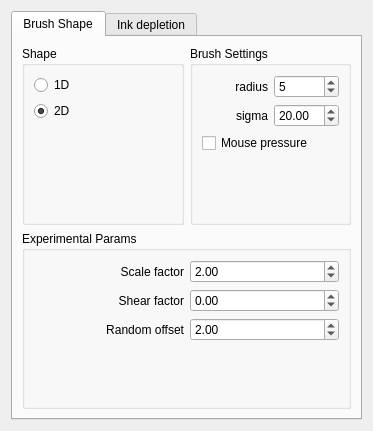
<?xml version="1.0" encoding="UTF-8"?>
<ui version="4.0">
 <class>WdgHairyeOptions</class>
 <widget class="QWidget" name="WdgHairyeOptions">
  <property name="geometry">
   <rect>
    <x>0</x>
    <y>0</y>
    <width>373</width>
    <height>431</height>
   </rect>
  </property>
  <property name="sizePolicy">
   <sizepolicy hsizetype="Preferred" vsizetype="Preferred">
    <horstretch>0</horstretch>
    <verstretch>0</verstretch>
   </sizepolicy>
  </property>
  <property name="minimumSize">
   <size>
    <width>0</width>
    <height>0</height>
   </size>
  </property>
  <layout class="QGridLayout" name="gridLayout_6">
   <item row="0" column="0">
    <widget class="QTabWidget" name="hairyTab">
     <property name="currentIndex">
      <number>0</number>
     </property>
     <widget class="QWidget" name="brushTab">
      <attribute name="title">
       <string>Brush Shape</string>
      </attribute>
      <layout class="QGridLayout" name="gridLayout_8">
       <item row="0" column="0">
        <layout class="QVBoxLayout" name="verticalLayout_2">
         <item>
          <layout class="QHBoxLayout" name="horizontalLayout">
           <item>
            <widget class="QGroupBox" name="shapeGroup">
             <property name="title">
              <string>Shape</string>
             </property>
             <layout class="QGridLayout" name="gridLayout_5">
              <item row="0" column="0">
               <widget class="QRadioButton" name="oneDimBrushBtn">
                <property name="text">
                 <string>1D</string>
                </property>
                <property name="checked">
                 <bool>false</bool>
                </property>
               </widget>
              </item>
              <item row="1" column="0">
               <widget class="QRadioButton" name="twoDimBrushBtn">
                <property name="text">
                 <string>2D</string>
                </property>
                <property name="checked">
                 <bool>true</bool>
                </property>
               </widget>
              </item>
              <item row="2" column="0">
               <spacer name="verticalSpacer_2">
                <property name="orientation">
                 <enum>Qt::Vertical</enum>
                </property>
                <property name="sizeHint" stdset="0">
                 <size>
                  <width>20</width>
                  <height>40</height>
                 </size>
                </property>
               </spacer>
              </item>
             </layout>
            </widget>
           </item>
           <item>
            <widget class="QGroupBox" name="brushGroup">
             <property name="sizePolicy">
              <sizepolicy hsizetype="Minimum" vsizetype="Minimum">
               <horstretch>0</horstretch>
               <verstretch>0</verstretch>
              </sizepolicy>
             </property>
             <property name="minimumSize">
              <size>
               <width>0</width>
               <height>165</height>
              </size>
             </property>
             <property name="title">
              <string>Brush Settings</string>
             </property>
             <layout class="QGridLayout" name="gridLayout_4">
              <item row="4" column="0">
               <spacer name="verticalSpacer_4">
                <property name="orientation">
                 <enum>Qt::Vertical</enum>
                </property>
                <property name="sizeHint" stdset="0">
                 <size>
                  <width>20</width>
                  <height>40</height>
                 </size>
                </property>
               </spacer>
              </item>
              <item row="0" column="1">
               <widget class="QSpinBox" name="radiusSpinBox">
                <property name="value">
                 <number>5</number>
                </property>
               </widget>
              </item>
              <item row="2" column="1">
               <widget class="QDoubleSpinBox" name="sigmaSpinBox">
                <property name="value">
                 <double>20.000000000000000</double>
                </property>
               </widget>
              </item>
              <item row="3" column="0" colspan="2">
               <widget class="QCheckBox" name="mousePressureCBox">
                <property name="text">
                 <string>Mouse pressure</string>
                </property>
                <property name="checked">
                 <bool>false</bool>
                </property>
               </widget>
              </item>
              <item row="0" column="0">
               <widget class="QLabel" name="radiusLabel">
                <property name="text">
                 <string>radius</string>
                </property>
                <property name="alignment">
                 <set>Qt::AlignRight|Qt::AlignTrailing|Qt::AlignVCenter</set>
                </property>
               </widget>
              </item>
              <item row="2" column="0">
               <widget class="QLabel" name="sigmaLabel">
                <property name="text">
                 <string>sigma</string>
                </property>
                <property name="alignment">
                 <set>Qt::AlignRight|Qt::AlignTrailing|Qt::AlignVCenter</set>
                </property>
               </widget>
              </item>
             </layout>
            </widget>
           </item>
          </layout>
         </item>
         <item>
          <widget class="QGroupBox" name="movementGroup">
           <property name="sizePolicy">
            <sizepolicy hsizetype="Minimum" vsizetype="Minimum">
             <horstretch>0</horstretch>
             <verstretch>0</verstretch>
            </sizepolicy>
           </property>
           <property name="title">
            <string>Experimental Params</string>
           </property>
           <layout class="QGridLayout" name="gridLayout_3">
            <item row="3" column="1">
             <spacer name="verticalSpacer_3">
              <property name="orientation">
               <enum>Qt::Vertical</enum>
              </property>
              <property name="sizeHint" stdset="0">
               <size>
                <width>20</width>
                <height>40</height>
               </size>
              </property>
             </spacer>
            </item>
            <item row="0" column="0">
             <widget class="QLabel" name="label">
              <property name="text">
               <string>Scale factor</string>
              </property>
              <property name="alignment">
               <set>Qt::AlignRight|Qt::AlignTrailing|Qt::AlignVCenter</set>
              </property>
             </widget>
            </item>
            <item row="0" column="1">
             <widget class="QDoubleSpinBox" name="scaleBox">
              <property name="minimum">
               <double>-99.000000000000000</double>
              </property>
              <property name="value">
               <double>2.000000000000000</double>
              </property>
             </widget>
            </item>
            <item row="1" column="0">
             <widget class="QLabel" name="label_2">
              <property name="text">
               <string>Shear factor</string>
              </property>
              <property name="alignment">
               <set>Qt::AlignRight|Qt::AlignTrailing|Qt::AlignVCenter</set>
              </property>
             </widget>
            </item>
            <item row="1" column="1">
             <widget class="QDoubleSpinBox" name="shearBox">
              <property name="minimum">
               <double>-99.000000000000000</double>
              </property>
              <property name="value">
               <double>0.000000000000000</double>
              </property>
             </widget>
            </item>
            <item row="2" column="0">
             <widget class="QLabel" name="label_3">
              <property name="text">
               <string>Random offset</string>
              </property>
              <property name="alignment">
               <set>Qt::AlignRight|Qt::AlignTrailing|Qt::AlignVCenter</set>
              </property>
             </widget>
            </item>
            <item row="2" column="1">
             <widget class="QDoubleSpinBox" name="rndBox">
              <property name="minimum">
               <double>-99.000000000000000</double>
              </property>
              <property name="maximum">
               <double>999.990000000000009</double>
              </property>
              <property name="value">
               <double>2.000000000000000</double>
              </property>
             </widget>
            </item>
           </layout>
          </widget>
         </item>
        </layout>
       </item>
      </layout>
     </widget>
     <widget class="QWidget" name="inkTab">
      <attribute name="title">
       <string>Ink depletion</string>
      </attribute>
      <layout class="QGridLayout" name="gridLayout_7">
       <item row="0" column="0">
        <widget class="QGroupBox" name="groupBox_2">
         <property name="title">
          <string>Ink</string>
         </property>
         <layout class="QGridLayout" name="gridLayout_2">
          <item row="0" column="0">
           <layout class="QHBoxLayout" name="horizontalLayout_6">
            <item>
             <widget class="QLabel" name="inkLabel">
              <property name="text">
               <string>Ink Amount</string>
              </property>
              <property name="alignment">
               <set>Qt::AlignRight|Qt::AlignTrailing|Qt::AlignVCenter</set>
              </property>
             </widget>
            </item>
            <item>
             <widget class="QSpinBox" name="inkAmountSpinBox">
              <property name="maximum">
               <number>10000</number>
              </property>
              <property name="value">
               <number>1024</number>
              </property>
             </widget>
            </item>
           </layout>
          </item>
          <item row="1" column="0">
           <layout class="QHBoxLayout" name="horizontalLayout_2">
            <item>
             <widget class="QCheckBox" name="opacityCBox">
              <property name="text">
               <string>Opacity</string>
              </property>
              <property name="checked">
               <bool>true</bool>
              </property>
             </widget>
            </item>
            <item>
             <widget class="QCheckBox" name="saturationCBox">
              <property name="enabled">
               <bool>true</bool>
              </property>
              <property name="text">
               <string>Saturation</string>
              </property>
              <property name="checked">
               <bool>false</bool>
              </property>
             </widget>
            </item>
           </layout>
          </item>
         </layout>
        </widget>
       </item>
       <item row="1" column="0">
        <widget class="QGroupBox" name="groupBox">
         <property name="minimumSize">
          <size>
           <width>0</width>
           <height>130</height>
          </size>
         </property>
         <property name="title">
          <string>Ink Depletion Curve</string>
         </property>
         <layout class="QVBoxLayout" name="verticalLayout_3">
          <item>
           <widget class="KisCurveWidget" name="inkCurve" native="true"/>
          </item>
         </layout>
        </widget>
       </item>
       <item row="2" column="0">
        <widget class="QGroupBox" name="weightGroup">
         <property name="title">
          <string>Saturation Weights</string>
         </property>
         <layout class="QGridLayout" name="gridLayout">
          <item row="0" column="1">
           <widget class="QSlider" name="pressureSlider">
            <property name="sizePolicy">
             <sizepolicy hsizetype="Expanding" vsizetype="Expanding">
              <horstretch>0</horstretch>
              <verstretch>0</verstretch>
             </sizepolicy>
            </property>
            <property name="toolTip">
             <string>pressure weight</string>
            </property>
            <property name="minimum">
             <number>0</number>
            </property>
            <property name="maximum">
             <number>100</number>
            </property>
            <property name="value">
             <number>50</number>
            </property>
            <property name="orientation">
             <enum>Qt::Vertical</enum>
            </property>
            <property name="tickPosition">
             <enum>QSlider::TicksBelow</enum>
            </property>
           </widget>
          </item>
          <item row="0" column="4">
           <widget class="QSlider" name="inkDepletionSlider">
            <property name="sizePolicy">
             <sizepolicy hsizetype="Expanding" vsizetype="Expanding">
              <horstretch>0</horstretch>
              <verstretch>0</verstretch>
             </sizepolicy>
            </property>
            <property name="toolTip">
             <string>Ink depletion curve weight</string>
            </property>
            <property name="minimum">
             <number>0</number>
            </property>
            <property name="maximum">
             <number>100</number>
            </property>
            <property name="value">
             <number>50</number>
            </property>
            <property name="orientation">
             <enum>Qt::Vertical</enum>
            </property>
            <property name="tickPosition">
             <enum>QSlider::TicksBelow</enum>
            </property>
           </widget>
          </item>
          <item row="0" column="2">
           <widget class="QSlider" name="bristleLengthSlider">
            <property name="sizePolicy">
             <sizepolicy hsizetype="Expanding" vsizetype="Expanding">
              <horstretch>0</horstretch>
              <verstretch>0</verstretch>
             </sizepolicy>
            </property>
            <property name="toolTip">
             <string>bristle length weight</string>
            </property>
            <property name="minimum">
             <number>0</number>
            </property>
            <property name="maximum">
             <number>100</number>
            </property>
            <property name="value">
             <number>50</number>
            </property>
            <property name="orientation">
             <enum>Qt::Vertical</enum>
            </property>
            <property name="tickPosition">
             <enum>QSlider::TicksBelow</enum>
            </property>
           </widget>
          </item>
          <item row="0" column="3">
           <widget class="QSlider" name="bristleInkAmountSlider">
            <property name="sizePolicy">
             <sizepolicy hsizetype="Expanding" vsizetype="Expanding">
              <horstretch>0</horstretch>
              <verstretch>0</verstretch>
             </sizepolicy>
            </property>
            <property name="toolTip">
             <string>Bristle ink amount weight</string>
            </property>
            <property name="minimum">
             <number>0</number>
            </property>
            <property name="maximum">
             <number>100</number>
            </property>
            <property name="value">
             <number>50</number>
            </property>
            <property name="orientation">
             <enum>Qt::Vertical</enum>
            </property>
            <property name="tickPosition">
             <enum>QSlider::TicksBelow</enum>
            </property>
           </widget>
          </item>
          <item row="0" column="0">
           <widget class="QCheckBox" name="weightSaturationCBox">
            <property name="text">
             <string>weighted saturation</string>
            </property>
           </widget>
          </item>
         </layout>
        </widget>
       </item>
      </layout>
     </widget>
    </widget>
   </item>
  </layout>
 </widget>
 <customwidgets>
  <customwidget>
   <class>KisCurveWidget</class>
   <extends>QWidget</extends>
   <header>widgets/kis_curve_widget.h</header>
   <container>1</container>
  </customwidget>
 </customwidgets>
 <resources/>
 <connections/>
</ui>
